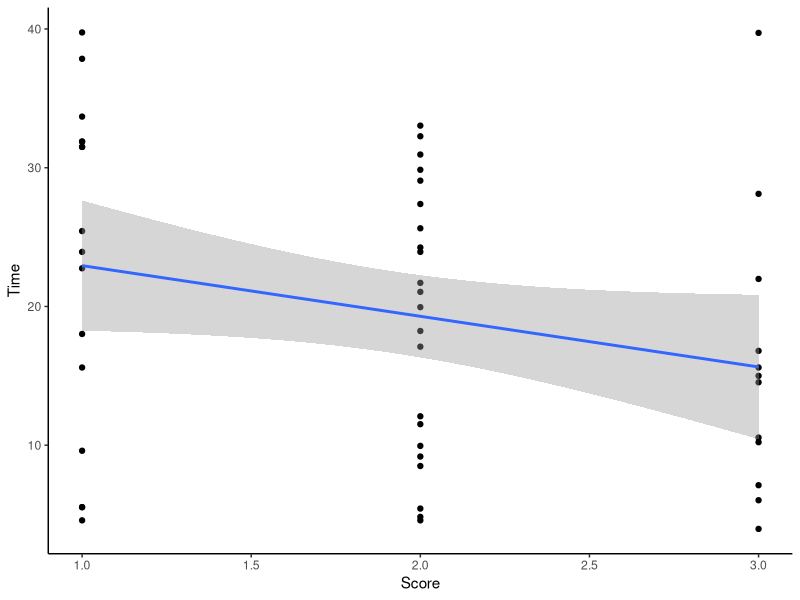

This figure's R source: (Note: a time limit stopped this script after it produced the figure.)
# Exercise 10

library(ggplot2)

#1
df <- read.table('UWvMSU_1-22-13.txt', header = TRUE)
ggplot(data = df,
       aes(x = score, y = time)) +
  geom_point() +
  xlab("Score") +
  ylab("Time") +
  stat_smooth(method="lm") +
  theme_classic()


#2: Guess My Number

randint <- sample(1:100,1)
print("I'm thinking of a number from 1-100..")
usr_guess <- readline(prompt = "Guess:")

guess_func<-function(guesss_inpt, randint){
  if (usr_guess < randint){
    print("Higher")
  }
  else if (usr_guess > randint){
    print("Lower")
  }
}

while(usr_guess != randint){
  guess_func(usr_guess,randint)
}

print("Correct!")
